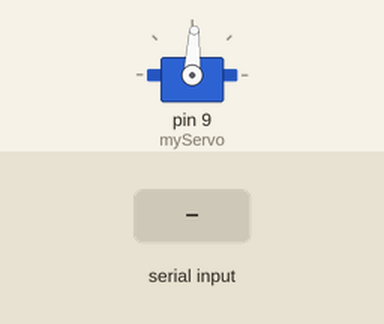
This sketch was run on a simulated Arduino Uno, built with avr-gcc and run on an emulated ATmega328P. Parts: servo. Inputs (shaded band) come from the test bench. The local clock reads 2024-03-15 10:24:30 at power-on unless the sketch sets it; what the sketch prints to the serial monitor is not drawn.

Above: at 3.0 s.
3.1 s: "f" received over Serial
At 4.7 s:
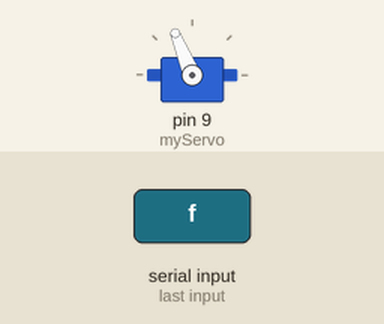
Timing chart, 0 to 6.8 s (numbered marks = the images above; inputs shaded):
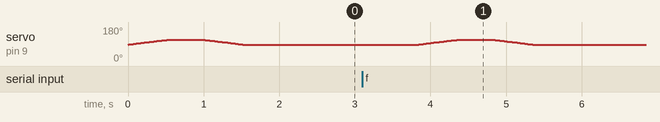

The sketch:

CatFeederV1.ino
```cpp
#include <Wire.h>
#include <RTClib.h>
#include <Servo.h>

RTC_DS1307 rtc;      // Or RTC_DS3231 if that's your module
Servo myServo;

// Custom microsecond values tuned for your SG90 and feeder
const int CLOSED_US = 1445; // ~85º
const int OPEN_US   = 1695; // ~110º
int lastTriggeredMinute = -1; // Start with "no trigger yet"

// Feeding schedule (hour, minute)
const byte feedingTimes[][2] = {
  {5, 0}, {5, 30},
  {6, 0},
  {7, 0}, {7, 30},
  {12, 0},
  {18, 0}, {18, 30},
  {19, 0},
  {22, 0}, {22, 30},
  {23, 0}
};
const byte feedingCount = sizeof(feedingTimes) / sizeof(feedingTimes[0]);

void moveFeeder() {
  myServo.attach(9);

  // Move to open slowly
  for (int us = CLOSED_US; us <= OPEN_US; us += 5) {
    myServo.writeMicroseconds(us);
    delay(10); // Adjust for speed: higher = slower
  }
  delay(500); // Let it dispense

  // Move back to closed slowly
  for (int us = OPEN_US; us >= CLOSED_US; us -= 5) {
    myServo.writeMicroseconds(us);
    delay(10);
  }
  delay(300); // Let it settle

  myServo.detach(); // Important for longevity

  // Print feed message with timestamp
  DateTime now = rtc.now();
  Serial.print("[");
  Serial.print(now.year(), DEC);
  Serial.print('/');
  Serial.print(now.month(), DEC);
  Serial.print('/');
  Serial.print(now.day(), DEC);
  Serial.print(" ");
  Serial.print(now.hour(), DEC);
  Serial.print(':');
  Serial.print(now.minute(), DEC);
  Serial.print(':');
  Serial.print(now.second(), DEC);
  Serial.println("] Feeded automatically.");
}

void setup() {
  Serial.begin(9600);

  // RTC INIT
  if (!rtc.begin()) {
    Serial.println("Couldn't find RTC");
    while (1);
  }

  if (!rtc.isrunning()) {
    Serial.println("RTC is NOT running, setting the time.");
    rtc.adjust(DateTime(F(__DATE__), F(__TIME__)));
  }

  // Only set the time if you want to update it!
  // Uncomment the next line, upload once, then comment it again.
  // rtc.adjust(DateTime(F(__DATE__), F(__TIME__)));

  // Servo INIT and feed once on boot
  moveFeeder();
  Serial.println("Initial feed done.");
}

void loop() {
  // Manual feed via Serial
  if (Serial.available()) {
    char command = Serial.read();
    if (command == 'f') {  // f = feed
      moveFeeder();
      Serial.println("Feeded by manual command.");
    }
  }

  DateTime now = rtc.now();
  byte h = now.hour();
  byte m = now.minute();

  // Check feeding schedule
  for (byte i = 0; i < feedingCount; i++) {
    if (h == feedingTimes[i][0] && m == feedingTimes[i][1]) {
      if (m != lastTriggeredMinute) {
        moveFeeder();
        lastTriggeredMinute = m;
      }
      return; // No need to check further
    }
  }

  // Not a feeding time → reset trigger
  lastTriggeredMinute = -1;

  delay(1000);
}
```

Measured:
- after the input at 3.1 s, servo on pin 9 (myServo): rises from 87° to 112° in 0.50 s, then falls to 87° in 1.0 s
